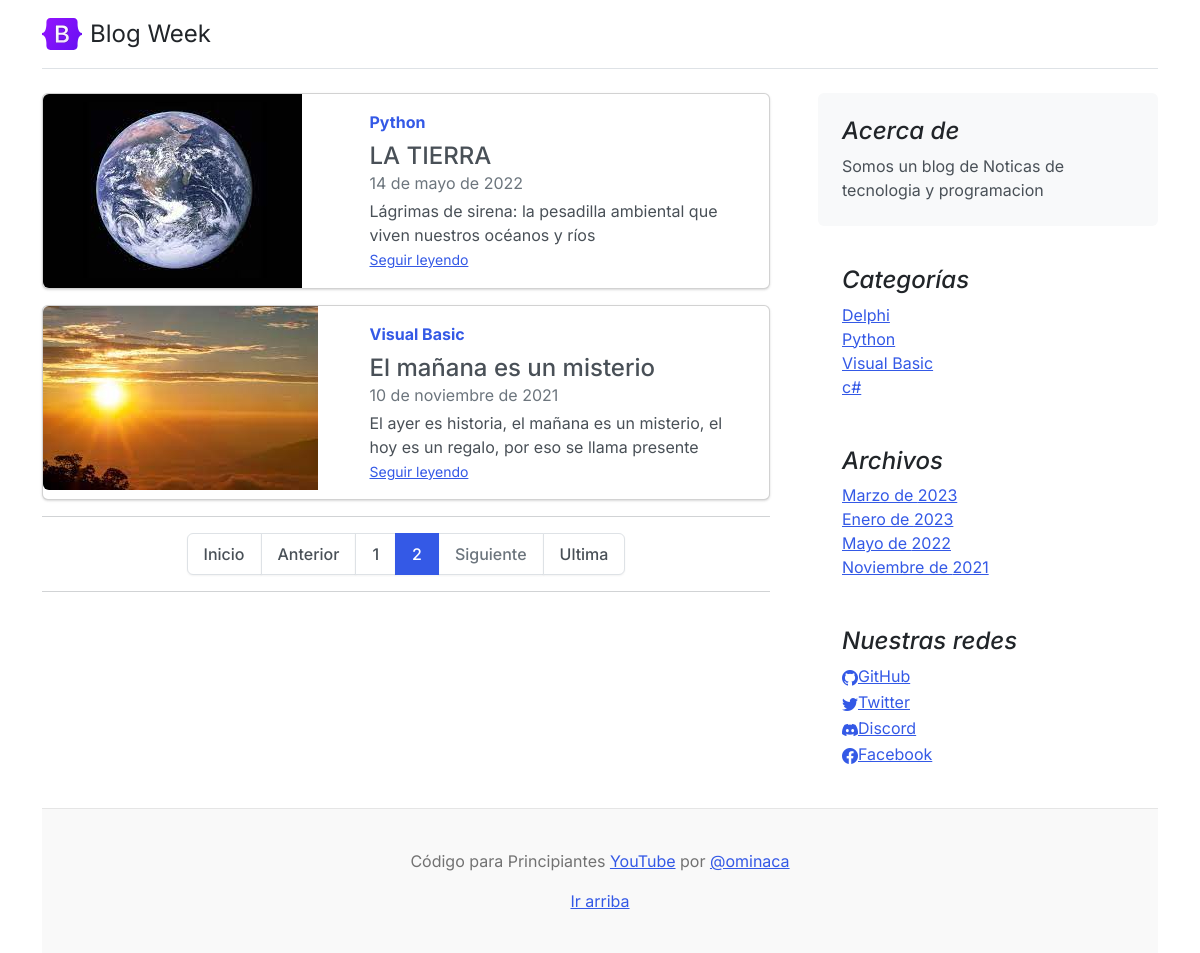
Screenshot of /?page=2 with the database file from the repository.
### core/models.py (models this page shows, shortened)
class Post(models.Model):
    title= models.CharField(max_length=250, verbose_name='Titulo')
    excerpt= models.TextField(verbose_name='Bajada')
    content = RichTextField(verbose_name='Contenido')
    image=models.ImageField(upload_to='posts', null=True, blank=True, verbose_name='Imagen')
    published = models.BooleanField(default=False, verbose_name='Publicado')
    category=models.ForeignKey(Category, on_delete= models.CASCADE, related_name='get_posts', verbose_name='Categoria')
    author=models.ForeignKey(User,on_delete= models.CASCADE, related_name='get_posts', verbose_name='Autor')
    tags= models.ManyToManyField(Tag, verbose_name='Etiquetas')
    created = models.DateField(auto_now_add=True, verbose_name='Fecha de creacion')
    updated = models.DateField(auto_now=True, verbose_name='Fecha de modificacion')
    class Meta:
        verbose_name='Publicacion'
        verbose_name_plural='Publicaciones'
        ordering=['-created']

class Category(models.Model):
    name = models.CharField(max_length=200, unique=True, verbose_name='Nombre')
    active = models.BooleanField(default=True, verbose_name='Activo')
    created = models.DateField(auto_now_add=True, verbose_name='Fecha de creacion')
    updated = models.DateField(auto_now=True, verbose_name='Fecha de modificacion')
    class Meta:
        verbose_name='Categoria'
        verbose_name_plural='Categorias'
        ordering=['name']
    def __str__(self):
        return self.name

class About(models.Model):
    description = models.CharField(max_length=350, verbose_name='Descripcion')
    created = models.DateField(auto_now_add=True, verbose_name='Fecha de creacion')
    updated = models.DateField(auto_now=True, verbose_name='Fecha de modificacion')
    class Meta:
        verbose_name='Acerce de'
        verbose_name_plural='Acerca de Nosotros'
        ordering=['-created']
    def __str__(self):
        return self.description

class Link(models.Model):
    Key =models.CharField(max_length=100, verbose_name='Key Link')
    name= models.CharField(max_length=120, verbose_name='Red Social')
    url= models.URLField(max_length=350, blank=True, null= True, verbose_name= 'Enlace')
    icon= models.CharField(max_length=100,blank=True, null= True,  verbose_name='Icono')
    created = models.DateField(auto_now_add=True, verbose_name='Fecha de creacion')
    updated = models.DateField(auto_now=True, verbose_name='Fecha de modificacion')
    class Meta:
        verbose_name='Red Social'
        verbose_name_plural='Redes Sociales'
        ordering=['name']

### core/views.py (the view)
# urls.py: 2. Add a URL to urlpatterns:  path('', views.home, name='home')
def home(request):
    posts_page=Paginator(Post.objects.filter(published =True),2)
    page=request.GET.get('page')
    posts=posts_page.get_page(page)
    aux='x' * posts.paginator.num_pages
    return render(request,'core/home.html',{'posts':posts,'aux':aux})

### core/processors.py (called while the page is built)
def ctx_dic_about(request):
    ctx_about={}
    ctx_about['ABOUT']= About.objects.latest('created')
    return ctx_about

def ctx_dic_category(request):
    ctx_category ={}
    ctx_category['categories'] = Category.objects.filter(active=True)
    return ctx_category

def ctx_dic_history(request):
    ctx_history={}
    ctx_history['dates']= Post.objects.dates('created','month', order='DESC').distinct()
    return ctx_history

def ctx_dic_link(request):
    ctx_link={}
    links = Link.objects.all()
    for link in links:
        ctx_link[link.Key] = {'url': link.url,'icon':link.icon}
    return ctx_link

### core/templates/core/home.html (shortened to what this page needs)
{% extends 'core/base.html'%}
{% load static %}
{% block TodosPost%}
{% for post in posts %}
{% if forloop.first and posts.number == 1 %}
    {% if request.path == '/' %}
      <div class="p-4 p-md-5 mb-4 rounded text-bg-info">
        <div class="col-md-12 px-0">
         <h1 class="display-4 fst-italic text-white">{{ post.title}}</h1>
         <p class="lead my-3">{{post.excerpt}}</p>
         <p class="lead mb-0"><a href={% url 'post' post.id %} class="text-white fw-bold">Seguir leyendo...</a></p>
        </div>
      </div>
    {% endif %}
{% else%}
   <div class="card mb-3">
       <div class="row g-0">
         <div class="col-md-5">
           <img src={{post.image.url}} class="img-fluid rounded-start" alt="...">
         </div>
         <div class="col-md-7">
           <div class="card-body">
             <strong class="d-inline-block mb-2 text-primary">{{post.category}}</strong>
             <h4 class="mb-0">{{post.title}}</h4>
             <div class="mb-1 text-muted">{{ post.created}}</div>
             <p class="card-text mb-auto">{{post.excerpt}}</p>
             <p class="card-text"><small class="text-muted"><a href={% url 'post' post.id %} class="stretched-link">Seguir leyendo</a></small></p>
           </div>
         </div>
       </div>
   </div>
{% endif %}
{% endfor%}
<hr>
<nav aria-label="...">
  <ul class="pagination justify-content-center">
    <li class="page-item">
      <a class="page-link" href="?page=1">Inicio</a>
    </li>
    <li class="page-item {% if posts.number == 1 %}disabled{% endif%}">
      <a class="page-link" href="{% if not posts.number == 1 %}?page={{posts.previous_page_number}}{% endif%}">Anterior</a>
    </li>
    {% for i in aux %}
      <li class="page-item {% if posts.number == forloop.counter%}active{% endif%}">
        <a class="page-link" href="?page={{forloop.counter}}">{{forloop.counter}}</a></li>
    {% endfor %}
    <li class="page-item {% if posts.number == posts.paginator.num_pages%}disabled{% endif%}">
      <a class="page-link" href="{% if not posts.number == posts.paginator.num_pages%}?page={{posts.next_page_number}}{% endif%}">Siguiente</a>
    </li>
    <li class="page-item">
      <a class="page-link" href="?page={{posts.paginator.num_pages}}">Ultima</a>
    </li>
</nav>
<hr>
{%endblock%}

### core/templates/core/base.html (shortened to what this page needs)
<!doctype html>
<html lang="es">
<head>
    <link rel="stylesheet" href="https://cdn.jsdelivr.net/npm/bootstrap-icons@1.10.3/font/bootstrap-icons.css">
    {% load static %}
    <link href={% static 'core/css/bootstrap.min.css'%} rel="stylesheet">
    <link href={% static 'core/css/blog.css'%} rel="stylesheet">
</head>
<body>
  <div class="container">
    <header class="d-flex flex-wrap justify-content-center py-3 mb-4 border-bottom">
      <a href="index.html" class="d-flex align-items-center mb-3 mb-md-0 me-md-auto text-dark text-decoration-none">
        <img class="bi me-2" width="40" height="32" src={% static 'core/img/bootstrap-logo.svg'%}>
        <span class="fs-4">Blog Week</span>
      </a>
    </header>
    <main class="mt-2">
      <section class="row g-5">
        <div class="col-md-8">
            {% block TodosPost%} {% endblock %}
        </div>
        <aside class="col-md-4">
          <div class="position-sticky" style="top: 2rem;">
            <div class="p-4 mb-3 bg-light rounded">
              <h4 class="fst-italic">Acerca de</h4>
              <p class="mb-0">{{ABOUT}}</p>
            </div>
            <div class="p-4">
              <h4 class="fst-italic">Categorías</h4>
              <ol class="list-unstyled mb-0">
                {%for item in categories %}
                <li><a href={% url 'category' item.id %}> {{ item.name}}</a></li>
                {% endfor %}
              </ol>
            </div>
            <div class="p-4">
              <h4 class="fst-italic">Archivos</h4>
              <ol class="list-unstyled mb-0">
                {% for item in dates %}
                <li>
                  {% if item.month == 1 %}<a href={% url 'dates' item.month item.year %}>Enero de {{ item.year }}</a>{% endif %}
                  {% if item.month == 3 %}<a href={% url 'dates' item.month item.year %}>Marzo de {{ item.year }}</a>{% endif %}
                  {% if item.month == 5 %}<a href={% url 'dates' item.month item.year %}>Mayo de {{ item.year }}</a>{% endif %}
                  {% if item.month == 11 %}<a href={% url 'dates' item.month item.year %}>Noviembre de {{ item.year }}</a>{% endif %}
                </li>
                {% endfor %}
              </ol>
            </div>
            <div class="p-4">
              <h4 class="fst-italic">Nuestras redes</h4>
              <ol class="list-unstyled">
                {% if LINK_GITHUB.url %}
                <li><a href={{ LINK_GITHUB.url}}><i class ="{{LINK_GITHUB.icon}}"></i>GitHub</a></li>
                {% endif %}
                {% if LINK_TWITTER.url %}
                  <li><a href={{ LINK_TWITTER.url}}><i class ="{{LINK_TWITTER.icon}}"></i>Twitter</a></li>
                {% endif %}
                {% if LINK_DISCORD.url %}
                  <li><a href={{ LINK_DISCORD.url}}><i class ="{{LINK_DISCORD.icon}}"></i>Discord</a></li>
                {% endif %}
                {% if KEY_FACEBOOK.url %}
                  <li><a href={{ KEY_FACEBOOK.url}}><i class ="{{KEY_FACEBOOK.icon}}"></i>Facebook</a></li>
                {% endif %}
              </ol>
            </div>
          </div>
        </aside>
      </section>
    </main>
    <footer class="blog-footer">
      <p>Código para Principiantes <a href="https://www.youtube.com/channel/UCojloc55DB6zD6zB7-kTWWQ">YouTube</a> por <a href="https://twitter.com/ominaca">@ominaca</a></p>
      <p>
        <a href="#">Ir arriba</a>
      </p>
    </footer>
  </div>
</body>
</html>

### core/static/core/css/blog.css (style rules this page uses)
.blog-footer { padding: 2.5rem 0; color: #727272; text-align: center; background-color: #f9f9f9; border-top: .05rem solid #e5e5e5; }
.blog-footer p:last-child { margin-bottom: 0; }
.bi { vertical-align: -.125em; fill: currentColor; }

### rows the page displays
Post: image (picture), category "Python", title "LA TIERRA", created "14 de mayo de 2022", excerpt "Lágrimas de sirena: la pesadilla ambiental que viven nuestros océanos y ríos"
Post: image (picture), category "Visual Basic", title "El mañana es un misterio", created "10 de noviembre de 2021", excerpt "El ayer es historia, el mañana es un misterio, el hoy es un regalo, por eso se llama presente"
About: description "Somos un blog de Noticas de tecnologia y programacion"
Category: name "Delphi"
Category: name "Python"
Category: name "Visual Basic"
Category: name "c#"

### other values shown
{{ item.year }} "2023"
{{ item.year }} "2022"
{{ item.year }} "2021"
